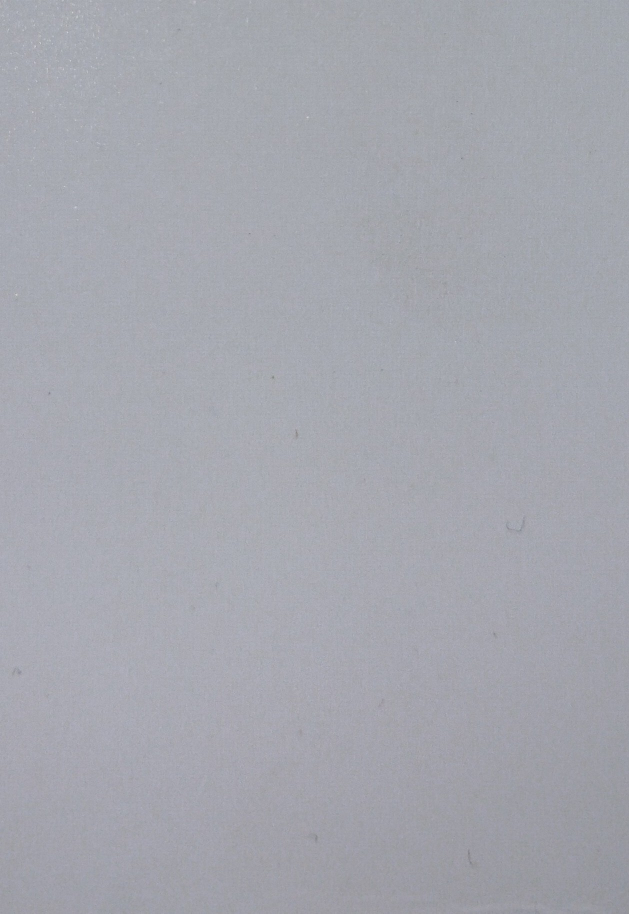
#> input picture images/img_blank.jpg, 1258 x 1827 px (shown at 1/2 size)
$ python detect_lines.py ./images/img_blank.jpg
#> lines starting #> are read from the running program, lines starting #| are printed output that depends on the picture; after the words box and inside, x2 and y2 are one past the last pixel; in counts of white or black regions, pixels touching at a corner belong together
# Code Execution=> python .\detect_lines.py .\images\img_blank.jpg

import cv2 as cv
import numpy as np
import sys
import os
from datetime import datetime

def detect_lines(image_path: str, can_save = False):

#> called with image_path = './images/img_blank.jpg', can_save = False
    if not os.path.exists(image_path):
        print(f"Error: File '{image_path}' not found.")
        sys.exit(1)

    # Load image
    img = cv.imread(image_path)
#> img is the input picture: shape (1827, 1258, 3); mean B, G, R 174.5, 166.4, 164.8
    if img is None:
        print(f"Error: Could not read image '{image_path}'.")
        sys.exit(1)

    output = img.copy()
    gray = cv.cvtColor(img, cv.COLOR_BGR2GRAY)

    # --- Preprocessing ---
    # Blur to reduce noise, then use Canny edge detection
    blurred = cv.GaussianBlur(gray, (5, 5), 0)

    edges = cv.Canny(blurred, threshold1=30, threshold2=100)
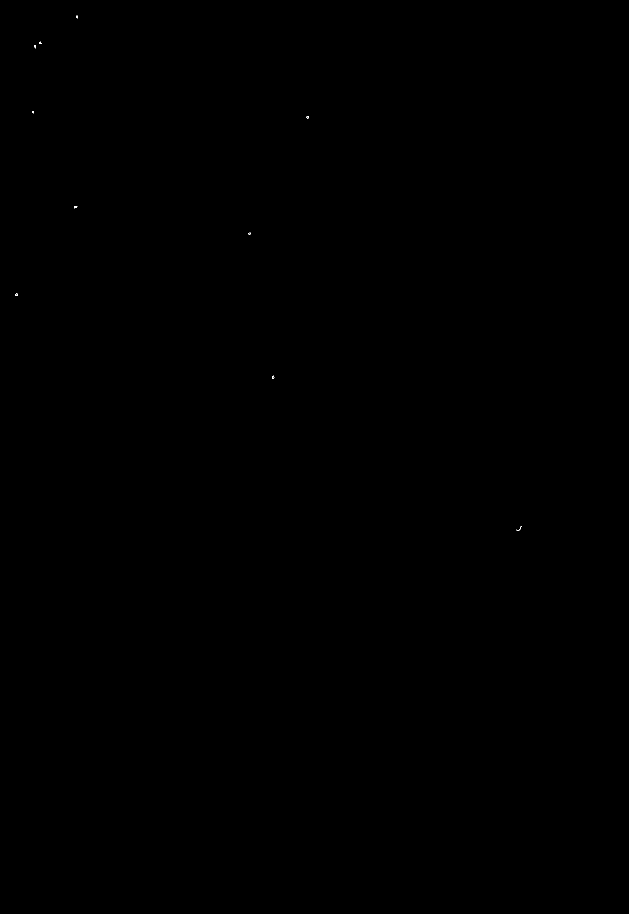
#> edges: shape (1827, 1258) (shown at 1/2 size); 0.01% white in thin lines or dots, all inside (x1, y1, x2, y2) = (30, 31, 1044, 1061)

    # --- Line detection via Probabilistic Hough Transform ---
    lines = cv.HoughLinesP(
        edges,
        rho=1,              # Distance resolution (pixels)
        theta=np.pi / 180,  # Angle resolution (radians)
        threshold=20,       # Min votes to qualify as a line
        minLineLength=15,   # Min length of a line segment (pixels)
        maxLineGap=10       # Max gap between segments to treat as one line
    )
#> lines = None

    if lines is None or len(lines) == 0:
        cv.putText(output, "OK", (0, 100), cv.FONT_HERSHEY_TRIPLEX, 4.0, (0,255,0), 2)
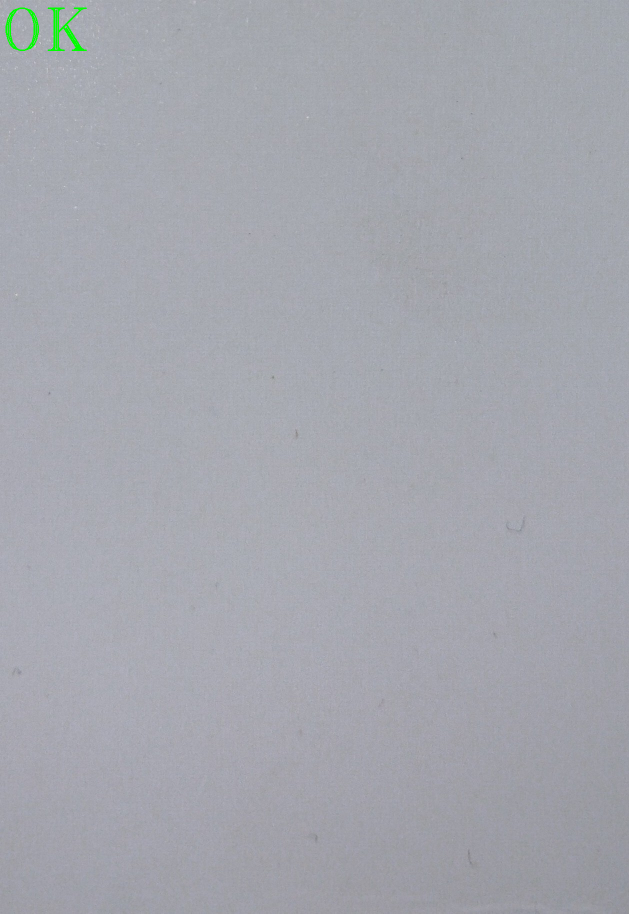
#> output: shape (1827, 1258, 3) (shown at 1/2 size); 0.15% of pixels changed, all inside (x1, y1, x2, y2) = (11, 15, 174, 102)

    else:
        cv.putText(output, "NOK", (0, 100), cv.FONT_HERSHEY_TRIPLEX, 4.0, (0,0,255), 2)
        print(f"Detected {len(lines)} line segment(s):")

        # Draw each detected line on the output image
        for line in lines:
            x1, y1, x2, y2 = line[0]
            cv.line(output, (x1, y1), (x2, y2), (0, 255, 255), 2)  # Yellow highlight

    cv.imshow('INPUT', rescale_frame(img, 0.25))
    cv.imshow('OUTPUT', rescale_frame(output, 0.25))

    cv.waitKey(0)
    cv.destroyAllWindows()

    if can_save:
        op_img_name = f"img_op_{datetime.now().strftime('%y%m%d%H%M%S')}.jpg"
        op_path = os.path.join(os.path.dirname(image_path), op_img_name)
        cv.imwrite(op_path, output)

# Rescale the given Frame
def rescale_frame(frame, scale = 0.75):

    # Rescaling the Width of the original frame
#> called with scale = 0.25
    width = int(frame.shape[1] * scale)
#> width = 314

    # Rescaling the Height of the original frame
    height = int(frame.shape[0] * scale)
#> height = 456

    # Keeping the Rescaled dimension in a Tuple
    dimensions = (width, height)
#> dimensions = (314, 456)

    # Rescaling the frame using in-built library & returning it
    return cv.resize(frame, dimensions, interpolation=cv.INTER_AREA)
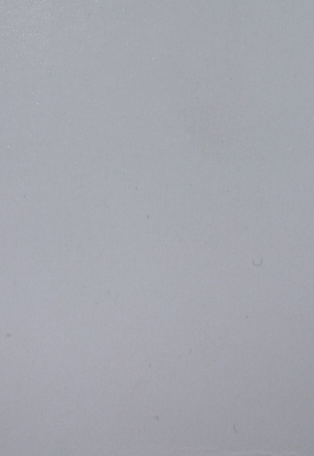
#> returned value: shape (456, 314, 3); mean of channels 0, 1, 2 174.5, 166.4, 164.8; drawn as B, G, R

if __name__ == "__main__":
    if len(sys.argv) < 2:
        print("Usage: python detect_lines.py <image_path>")
        print("Example: python detect_lines.py photo.jpg")
        sys.exit(1)

    detect_lines(sys.argv[1], False)

$ run again, with images/img_lines_1.jpg copied over images/img_blank.jpg
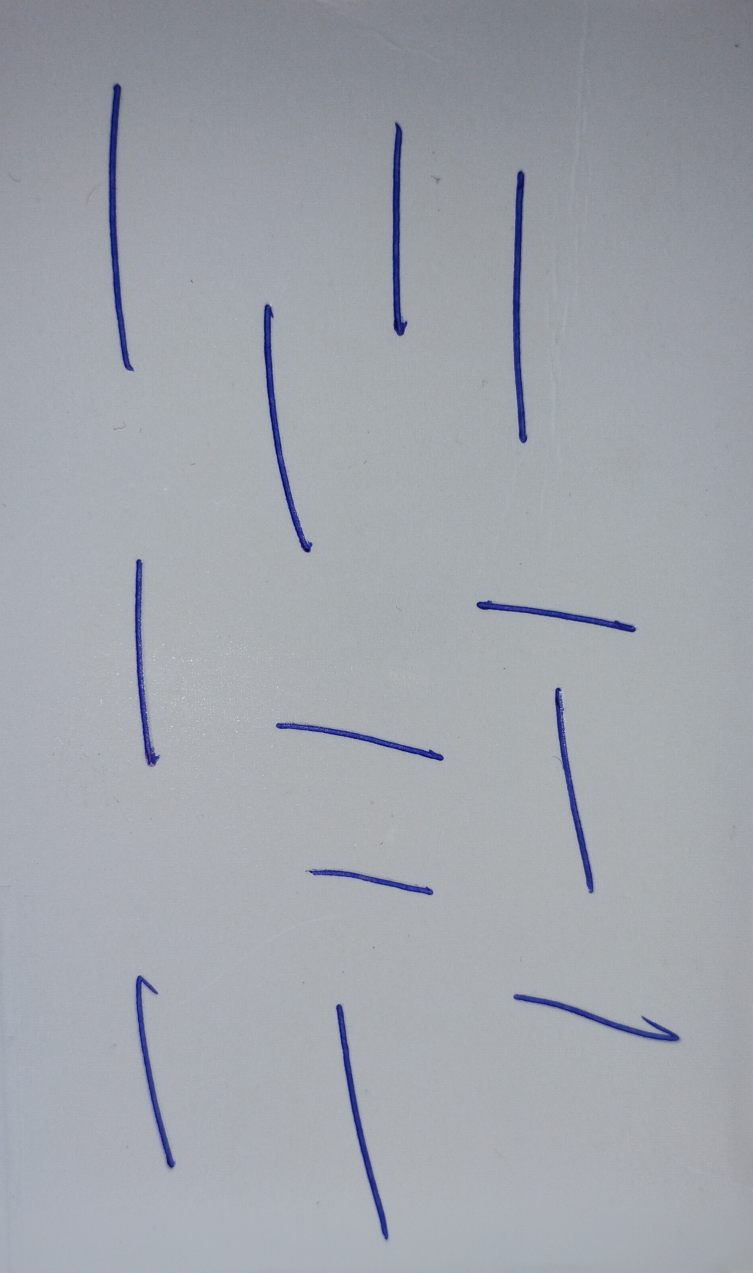
#> input picture images/img_lines_1.jpg, 3009 x 5089 px (shown at 1/4 size)
#> in detect_lines, img is the input picture: shape (5089, 3009, 3); mean B, G, R 171.5, 164.2, 159.9
#> in detect_lines, `edges = cv.Canny(blurred, threshold1=30, threshold2=100)`:
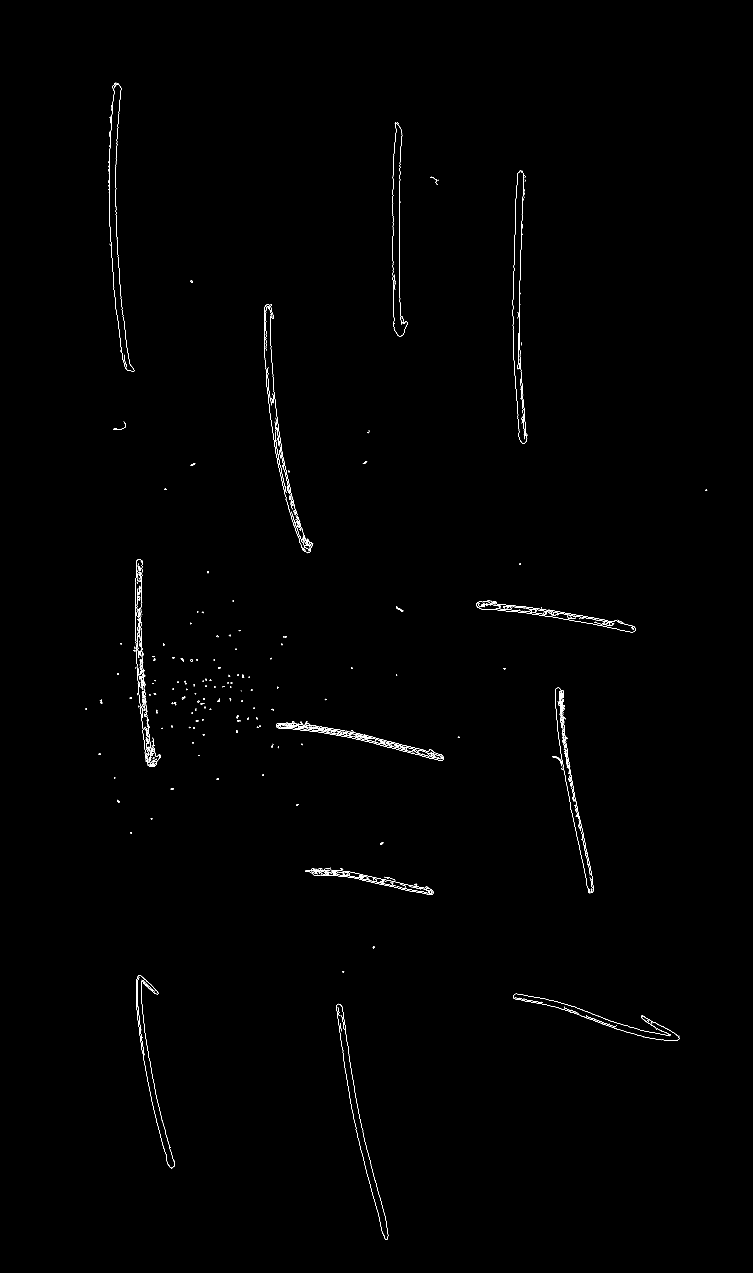
#> edges: shape (5089, 3009) (shown at 1/4 size); 0.25% white in thin lines or dots, all inside (x1, y1, x2, y2) = (343, 330, 2829, 4959)
#> lines = 1040 rows, first 6: [1597, 1118, 1597, 995], [563, 2468, 571, 2710], [462, 759, 463, 791], [2059, 960, 2060, 920], [467, 957, 485, 1217], [1271, 2920, 1330, 2933]
#| Detected 1040 line segment(s):
#> the loop in detect_lines, `for line in lines:` made 1040 passes
#> in rescale_frame, `return cv.resize(frame, dimensions, interpolation=cv.INTER_AREA)`:
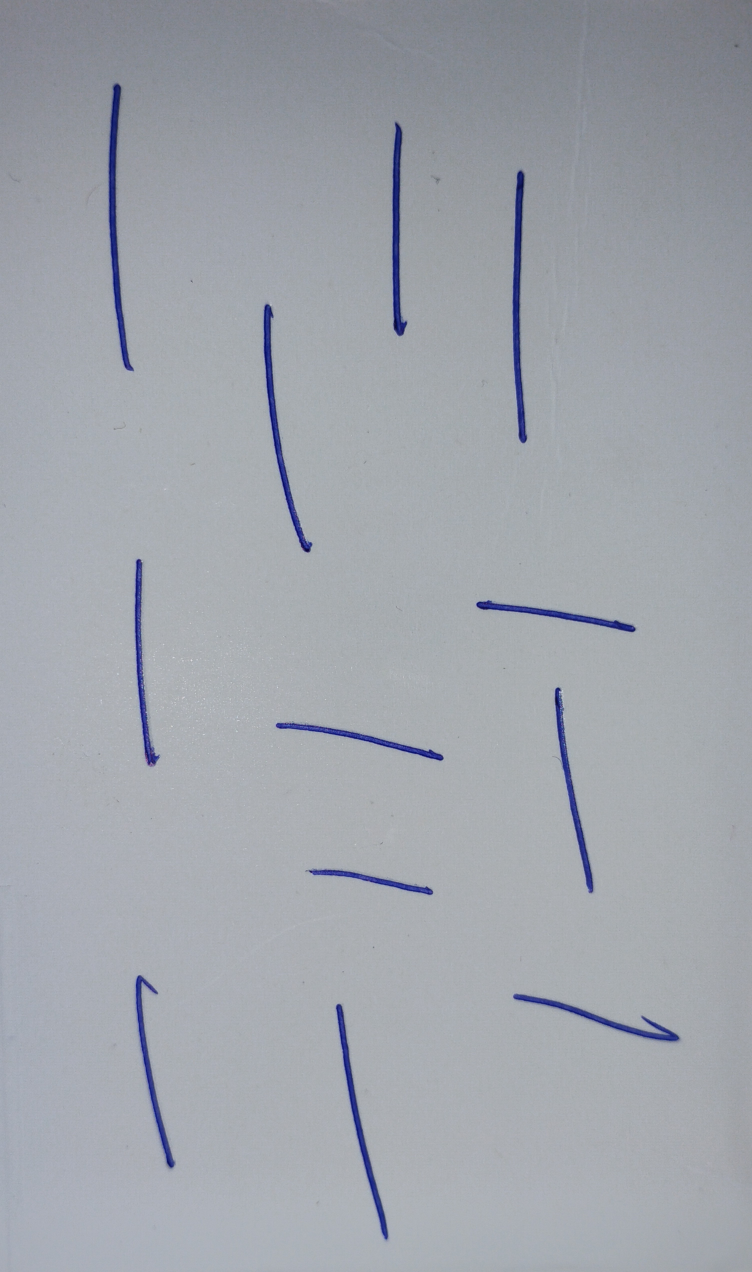
#> returned value: shape (1272, 752, 3); mean of channels 0, 1, 2 171.5, 164.2, 159.9; drawn as B, G, R

$ run again, with images/img_lines_2.jpg copied over images/img_blank.jpg
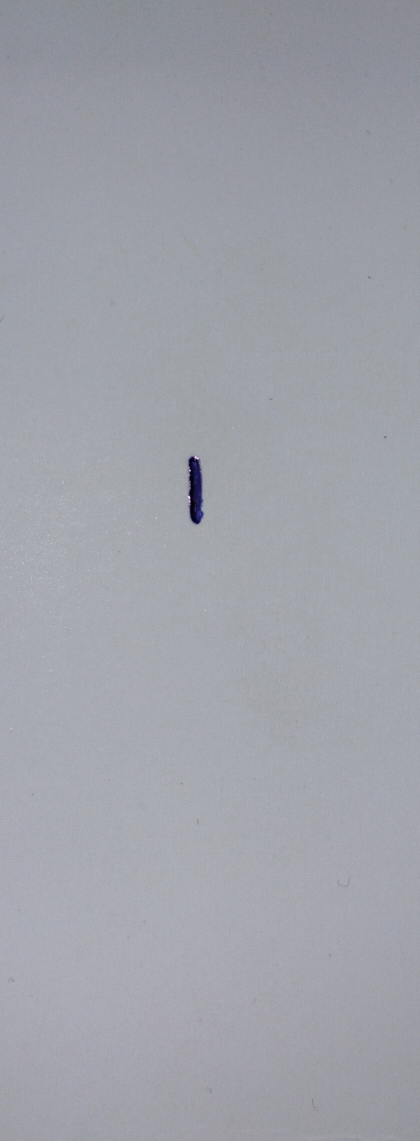
#> input picture images/img_lines_2.jpg, 1258 x 3423 px (shown at 1/3 size)
#> in detect_lines, img is the input picture: shape (3423, 1258, 3); mean B, G, R 170, 162.1, 159.8
#> edges: shape (3423, 1258); 0.02% white in thin lines or dots, all inside (x1, y1, x2, y2) = (0, 828, 1160, 2657)
#> lines = 16 rows, first 6: [604, 1451, 606, 1520], [602, 1545, 602, 1526], [567, 1378, 568, 1442], [568, 1473, 569, 1532], [605, 1461, 605, 1432], [572, 1465, 572, 1444]
#| Detected 16 line segment(s):
#> the loop in detect_lines, `for line in lines:` made 16 passes
#> in rescale_frame, `return cv.resize(frame, dimensions, interpolation=cv.INTER_AREA)`:
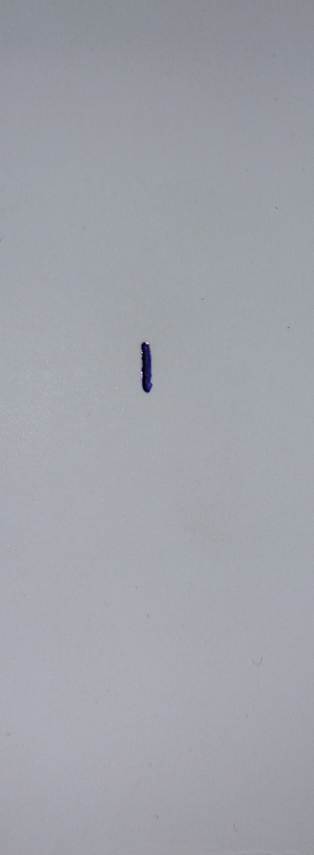
#> returned value: shape (855, 314, 3); mean of channels 0, 1, 2 170, 162.1, 159.8; drawn as B, G, R
